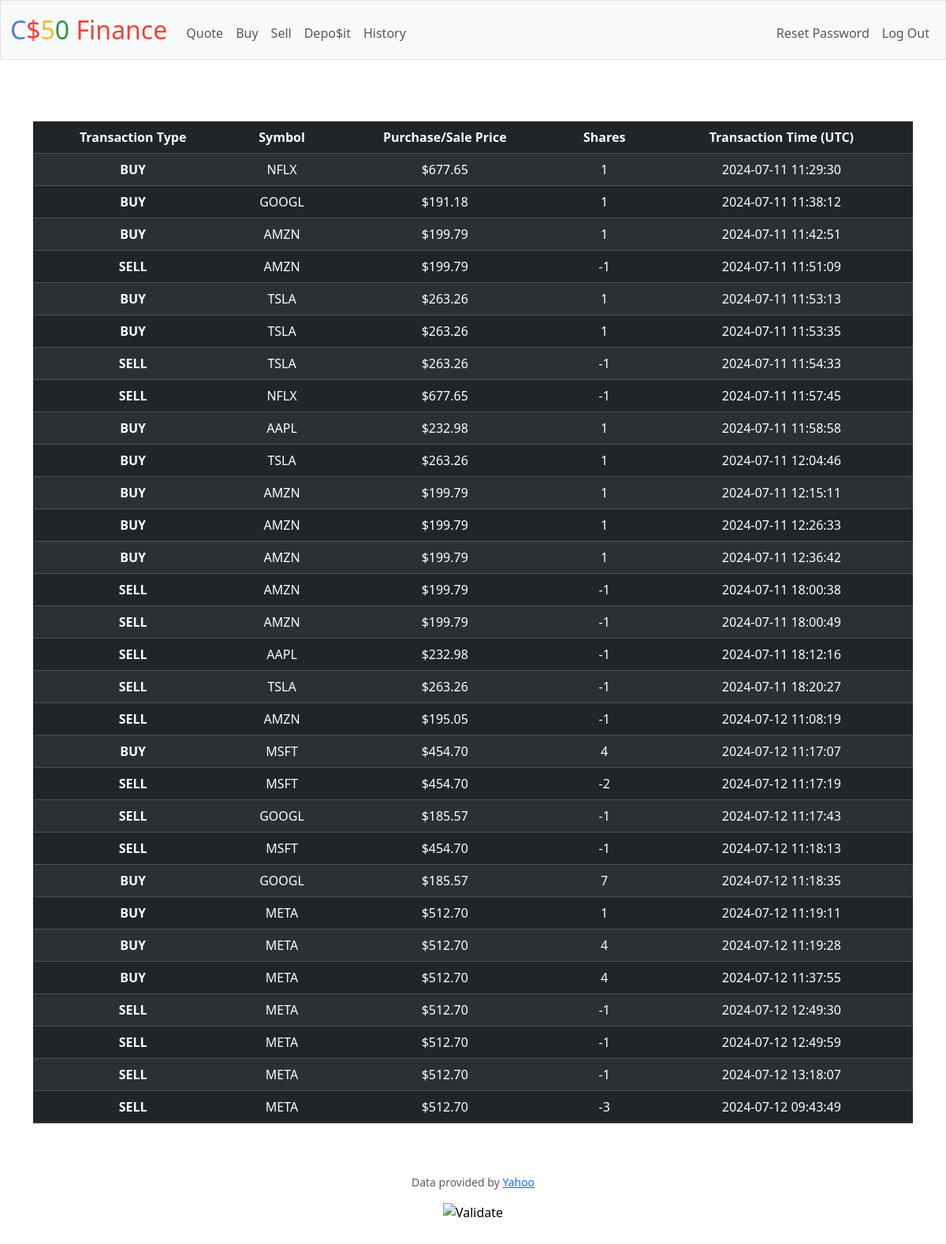
Screenshot of /history (signed in) with the database file from the repository.
### tables this page shows
CREATE TABLE transactions (
    id INTEGER PRIMARY KEY AUTOINCREMENT,
    user_id INTEGER NOT NULL,
    symbol TEXT NOT NULL,
    shares INTEGER NOT NULL,
    price NUMERIC NOT NULL,
    date TIMESTAMP NOT NULL DEFAULT CURRENT_TIMESTAMP,
    FOREIGN KEY(user_id) REFERENCES users(id)
);

### app.py (the view)
@app.route("/history")
@login_required
def history():
    transactions = db.execute("SELECT * FROM transactions WHERE user_id = ?;", session["user_id"])
    return render_template("history.html", transactions=transactions)

### app.py (called while the page is built)
@app.after_request
def after_request(response):
    response.headers["Cache-Control"] = "no-cache, no-store, must-revalidate"
    response.headers["Expires"] = 0
    response.headers["Pragma"] = "no-cache"
    return response

### helpers.py (called while the page is built)
def login_required(f):
    @wraps(f)
    def decorated_function(*args, **kwargs):
        if session.get("user_id") is None:
            return redirect("/login")
        return f(*args, **kwargs)
    return decorated_function

def usd(value):
    return f"${value:,.2f}"

### templates/history.html (shortened to what this page needs)
{% extends "layout.html" %}
{% block main %}
    <table style='margin-top: 30px' class="table table-striped table-dark">
      <thead>
        <tr>
          <th scope="col"> Transaction Type </th>
          <th scope="col"> Symbol </th>
          <th scope="col"> Purchase/Sale Price </th>
          <th scope="col"> Shares </th>
          <th scope="col"> Transaction Time (UTC) </th>
        </tr>
      </thead>
      <tbody>
        {% for row in transactions %}
        <tr>
          <th scope="row">{{ "BUY" if row["shares"] > 0 else "SELL" }}</th>
          <td>  {{ row["symbol"] }}  </td>
          <td>  {{ row["price"] |usd }}  </td>
          <td>  {{ row["shares"] }}  </td>
          <td>  {{ row["date"] }}  </td>
        </tr>
        {% endfor %}
      </tbody>
    </table>
{% endblock %}

### templates/layout.html (shortened to what this page needs)
<!DOCTYPE html>
<html lang="en">
    <head>
        <link href="https://cdn.jsdelivr.net/npm/bootstrap@5.3.3/dist/css/bootstrap.min.css" rel="stylesheet">
        <link href="/static/styles.css" rel="stylesheet">
    </head>
    <body>
        <nav class="bg-light border navbar navbar-expand-md navbar-light">
            <div class="container-fluid">
                <a class="navbar-brand" href="/"><span class="blue">C</span><span class="red">$</span><span class="yellow">5</span><span class="green">0</span> <span class="red">Finance</span></a>
                <div class="collapse navbar-collapse" id="navbar">
                    {% if session["user_id"] %}
                        <ul class="navbar-nav me-auto mt-2">
                            <li class="nav-item"><a class="nav-link" href="/quote">Quote</a></li>
                            <li class="nav-item"><a class="nav-link" href="/buy">Buy</a></li>
                            <li class="nav-item"><a class="nav-link" href="/sell">Sell</a></li>
                            <li class="nav-item"><a class="nav-link" href="/add_cash">Depo$it</a></li>
                            <li class="nav-item"><a class="nav-link" href="/history">History</a></li>
                        </ul>
                        <ul class="navbar-nav ms-auto mt-2">
                            <li class="nav-item"><a class="nav-link" href="/reset">Reset Password</a></li>
                            <li class="nav-item"><a class="nav-link" href="/logout">Log Out</a></li>
                        </ul>
                    {% else %}
                        <ul class="navbar-nav ms-auto mt-2">
                            <li class="nav-item"><a class="nav-link" href="/register">Register</a></li>
                            <li class="nav-item"><a class="nav-link" href="/login">Log In</a></li>
                        </ul>
                    {% endif %}
                </div>
            </div>
        </nav>
        <main class="container py-5 text-center">
            {% block main %}{% endblock %}
        </main>
        <footer class="mb-5">
            <p class="mb-3 small text-center text-muted">
                Data provided by <a href="https://finance.yahoo.com/">Yahoo</a>
            </p>
            <form action="https://validator.w3.org/check" class="text-center" enctype="multipart/form-data" method="post" target="_blank">
                <input alt="Validate" src="/static/I_heart_validator.png" type="image">
            </form>
        </footer>
    </body>
</html>

### static/styles.css (style rules this page uses)
nav .navbar-brand { font-size: xx-large; }
nav .navbar-brand .blue { color: #537fbe; }
nav .navbar-brand .red { color: #ea433b; }
nav .navbar-brand .yellow { color: #f5b82e; }
nav .navbar-brand .green { color: #2e944b; }

### rows the page displays
transactions: shares "BUY", symbol "NFLX", price "$677.65", shares "1", date "2024-07-11 11:29:30"
transactions: shares "BUY", symbol "GOOGL", price "$191.18", shares "1", date "2024-07-11 11:38:12"
transactions: shares "BUY", symbol "AMZN", price "$199.79", shares "1", date "2024-07-11 11:42:51"
transactions: shares "SELL", symbol "AMZN", price "$199.79", shares "-1", date "2024-07-11 11:51:09"
transactions: shares "BUY", symbol "TSLA", price "$263.26", shares "1", date "2024-07-11 11:53:13"
transactions: shares "BUY", symbol "TSLA", price "$263.26", shares "1", date "2024-07-11 11:53:35"
transactions: shares "SELL", symbol "TSLA", price "$263.26", shares "-1", date "2024-07-11 11:54:33"
transactions: shares "SELL", symbol "NFLX", price "$677.65", shares "-1", date "2024-07-11 11:57:45"
transactions: shares "BUY", symbol "AAPL", price "$232.98", shares "1", date "2024-07-11 11:58:58"
transactions: shares "BUY", symbol "TSLA", price "$263.26", shares "1", date "2024-07-11 12:04:46"
transactions: shares "BUY", symbol "AMZN", price "$199.79", shares "1", date "2024-07-11 12:15:11"
transactions: shares "BUY", symbol "AMZN", price "$199.79", shares "1", date "2024-07-11 12:26:33"
transactions: shares "BUY", symbol "AMZN", price "$199.79", shares "1", date "2024-07-11 12:36:42"
transactions: shares "SELL", symbol "AMZN", price "$199.79", shares "-1", date "2024-07-11 18:00:38"
transactions: shares "SELL", symbol "AMZN", price "$199.79", shares "-1", date "2024-07-11 18:00:49"
transactions: shares "SELL", symbol "AAPL", price "$232.98", shares "-1", date "2024-07-11 18:12:16"
transactions: shares "SELL", symbol "TSLA", price "$263.26", shares "-1", date "2024-07-11 18:20:27"
transactions: shares "SELL", symbol "AMZN", price "$195.05", shares "-1", date "2024-07-12 11:08:19"
transactions: shares "BUY", symbol "MSFT", price "$454.70", shares "4", date "2024-07-12 11:17:07"
transactions: shares "SELL", symbol "MSFT", price "$454.70", shares "-2", date "2024-07-12 11:17:19"
transactions: shares "SELL", symbol "GOOGL", price "$185.57", shares "-1", date "2024-07-12 11:17:43"
transactions: shares "SELL", symbol "MSFT", price "$454.70", shares "-1", date "2024-07-12 11:18:13"
transactions: shares "BUY", symbol "GOOGL", price "$185.57", shares "7", date "2024-07-12 11:18:35"
transactions: shares "BUY", symbol "META", price "$512.70", shares "1", date "2024-07-12 11:19:11"
transactions: shares "BUY", symbol "META", price "$512.70", shares "4", date "2024-07-12 11:19:28"
transactions: shares "BUY", symbol "META", price "$512.70", shares "4", date "2024-07-12 11:37:55"
transactions: shares "SELL", symbol "META", price "$512.70", shares "-1", date "2024-07-12 12:49:30"
transactions: shares "SELL", symbol "META", price "$512.70", shares "-1", date "2024-07-12 12:49:59"
transactions: shares "SELL", symbol "META", price "$512.70", shares "-1", date "2024-07-12 13:18:07"
transactions: shares "SELL", symbol "META", price "$512.70", shares "-3", date "2024-07-12 09:43:49"
